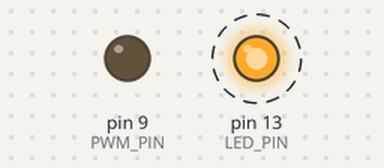
A sketch run on a simulated Arduino Uno, built with avr-gcc and run on an emulated ATmega328P. On the bench: output pins drawn as LEDs (lit = HIGH). Dashed ring = blinking. What the sketch prints to the serial monitor is not drawn.

Above: at 0.5 s.
Timing chart, 0 to 4.6 s (numbered marks = the images above):
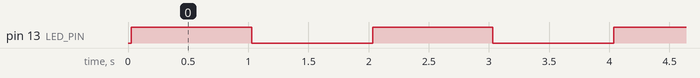

The sketch:

ArduinoProject.ino
```cpp
/*
 * ArduinoProject
 *
 * A standard Arduino project template
 *
 */

#include "include/PWMManager.h"
#include "include/GPSVector.h"

// Global variables and constants
const int LED_PIN = 13;
const int PWM_PIN = 9;      // Output pin for PWM
int dutyCycle = 10;        // Duty cycle in percent (0 - 100)

// Create a PWM manager for pin 9 at 50Hz
PWMManager pwm(PWM_PIN, 50);

// Create a GPS vector calculator
GPSVector gpsVector;

// Example GPS coordinates (San Francisco and Los Angeles)
float originLat = 51.099857563262084;       // Home
float originLon = 6.417410825796639;

float viewpointLat = 51.09822018891613;     // Playground
float viewpointLon = 6.416295546823446;

void setup() {
  // Initialize serial communication
  Serial.begin(9600);

  // Initialize pins
  pinMode(LED_PIN, OUTPUT);

  // Set the initial duty cycle
  pwm.setDutyCycle(dutyCycle);

  // Calculate GPS vector
  gpsVector.setOrigin(originLat, originLon);
  gpsVector.setViewpoint(viewpointLat, viewpointLon);
  gpsVector.calculateVector();

  // Print results
  Serial.println("GPS Vector Calculation:");
  Serial.print("Distance: ");
  Serial.print(gpsVector.getDistance());
  Serial.println(" meters");
  Serial.print("Bearing: ");
  Serial.print(gpsVector.getBearing());
  Serial.println(" degrees");

  Serial.println("Setup complete");
}

void loop() {
  // Blink the LED
  digitalWrite(LED_PIN, HIGH);
  delay(1000);
  digitalWrite(LED_PIN, LOW);
  delay(1000);

  // Generate software PWM signal
  pwm.generatePulse();

  // Example: You can change duty cycle dynamically
  // dutyCycle = (dutyCycle + 1) % 100;
  // pwm.setDutyCycle(dutyCycle);
} 
```

GPSVector.h
```cpp
#ifndef GPS_VECTOR_H
#define GPS_VECTOR_H

#include <Arduino.h>

/*
 * GPS Vector
 *
 * A class for handling GPS coordinates and vector calculations
 */

class GPSVector {
  public:
    // Constructor
    GPSVector();

    // Set coordinates
    void setOrigin(float latitude, float longitude);
    void setViewpoint(float latitude, float longitude);

    // Calculate vector from origin to viewpoint
    void calculateVector();

    // Get results
    float getDistance();    // Distance in meters
    float getBearing();     // Bearing in degrees (0-360, where 0 is North)

  private:
    // GPS coordinates
    float _originLat;
    float _originLon;
    float _viewpointLat;
    float _viewpointLon;

    // Vector results
    float _distance;  // in meters
    float _bearing;   // in degrees

    // Helper methods
    float toRadians(float degrees);
    float toDegrees(float radians);
};

#endif 
```

PWMManager.h
```cpp
#ifndef PWM_MANAGER_H
#define PWM_MANAGER_H

#include <Arduino.h>

/*
 * PWM Manager
 *
 * A class for managing software PWM signals
 */

class PWMManager {
  public:
    PWMManager(int pin, int frequency = 50);
    void setDutyCycle(int dutyCycle);
    void generatePulse();

  private:
    int _pin;
    int _dutyCycle;
    int _period;  // in microseconds
};

#endif 
```

example.h
```cpp
#ifndef EXAMPLE_H
#define EXAMPLE_H

/*
 * Example header file
 *
 * This demonstrates how to create header files for Arduino projects
 */

// Function prototype
void exampleFunction();

#endif 
```

GPSVector.cpp
```cpp
#include "../include/GPSVector.h"
#include <math.h>

GPSVector::GPSVector() {
  _originLat = 0.0;
  _originLon = 0.0;
  _viewpointLat = 0.0;
  _viewpointLon = 0.0;
  _distance = 0.0;
  _bearing = 0.0;
}

void GPSVector::setOrigin(float latitude, float longitude) {
  _originLat = latitude;
  _originLon = longitude;
}

void GPSVector::setViewpoint(float latitude, float longitude) {
  _viewpointLat = latitude;
  _viewpointLon = longitude;
}

void GPSVector::calculateVector() {
  // Convert latitude and longitude from degrees to radians
  float lat1 = toRadians(_originLat);
  float lon1 = toRadians(_originLon);
  float lat2 = toRadians(_viewpointLat);
  float lon2 = toRadians(_viewpointLon);

  // Calculate distance using the Haversine formula
  float R = 6371000.0; // Earth radius in meters
  float dLat = lat2 - lat1;
  float dLon = lon2 - lon1;

  float a = sin(dLat/2) * sin(dLat/2) +
            cos(lat1) * cos(lat2) *
            sin(dLon/2) * sin(dLon/2);
  float c = 2 * atan2(sqrt(a), sqrt(1-a));
  _distance = R * c;

  // Calculate initial bearing
  float y = sin(lon2 - lon1) * cos(lat2);
  float x = cos(lat1) * sin(lat2) -
           sin(lat1) * cos(lat2) * cos(lon2 - lon1);
  float initialBearing = atan2(y, x);

  // Convert bearing from radians to degrees
  _bearing = toDegrees(initialBearing);

  // Normalize bearing to 0-360
  _bearing = fmod((_bearing + 360.0), 360.0);
}

float GPSVector::getDistance() {
  return _distance;
}

float GPSVector::getBearing() {
  return _bearing;
}

float GPSVector::toRadians(float degrees) {
  return degrees * M_PI / 180.0;
}

float GPSVector::toDegrees(float radians) {
  return radians * 180.0 / M_PI;
} 
```

PWMManager.cpp
```cpp
#include "../include/PWMManager.h"

PWMManager::PWMManager(int pin, int frequency) {
  _pin = pin;
  _dutyCycle = 0;

  // Calculate period in microseconds from frequency in Hz
  _period = 1000000 / frequency;

  pinMode(_pin, OUTPUT);
}

void PWMManager::setDutyCycle(int dutyCycle) {
  // Clamp duty cycle between 0 and 100
  _dutyCycle = constrain(dutyCycle, 0, 100);
}

void PWMManager::generatePulse() {
  // Calculate high and low times based on duty cycle
  int highTime = _period * _dutyCycle / 100;
  int lowTime = _period - highTime;

  // Generate the PWM pulse
  digitalWrite(_pin, HIGH);
  delayMicroseconds(highTime);

  digitalWrite(_pin, LOW);
  delayMicroseconds(lowTime);
} 
```

example.cpp
```cpp
/*
 * Example source file
 *
 * This is an example of how to organize code in separate files
 */

#include "example.h"

void exampleFunction() {
  // Example function implementation
} 
```

Measured:
- by itself, pin 13 (LED_PIN): alternates HIGH for 1.0 s and LOW for 1.0 s
